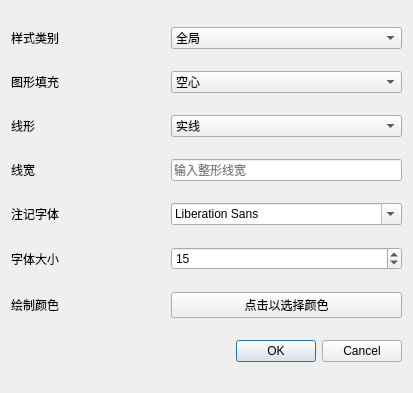
<?xml version="1.0" encoding="UTF-8"?>
<ui version="4.0">
 <class>penFormDialog</class>
 <widget class="QDialog" name="penFormDialog">
  <property name="geometry">
   <rect>
    <x>0</x>
    <y>0</y>
    <width>413</width>
    <height>393</height>
   </rect>
  </property>
  <property name="windowTitle">
   <string>样式编辑器</string>
  </property>
  <layout class="QGridLayout" name="gridLayout">
   <item row="16" column="0" colspan="3">
    <widget class="QDialogButtonBox" name="buttonBox">
     <property name="orientation">
      <enum>Qt::Horizontal</enum>
     </property>
     <property name="standardButtons">
      <set>QDialogButtonBox::Cancel|QDialogButtonBox::Ok</set>
     </property>
    </widget>
   </item>
   <item row="1" column="2">
    <widget class="QComboBox" name="comboBox">
     <item>
      <property name="text">
       <string>空心</string>
      </property>
      <property name="icon">
       <iconset resource="../../../Desktop/gisSystem/Source/icon/image.qrc">
        <normaloff>:/new/prefix1/NoBrush.png</normaloff>:/new/prefix1/NoBrush.png</iconset>
      </property>
     </item>
     <item>
      <property name="text">
       <string>实心</string>
      </property>
      <property name="icon">
       <iconset resource="../../../Desktop/gisSystem/Source/icon/image.qrc">
        <normaloff>:/new/prefix1/solid.png</normaloff>:/new/prefix1/solid.png</iconset>
      </property>
     </item>
     <item>
      <property name="text">
       <string>渐变1</string>
      </property>
      <property name="icon">
       <iconset resource="../../../Desktop/gisSystem/Source/icon/image.qrc">
        <normaloff>:/new/prefix1/Dense_1.png</normaloff>:/new/prefix1/Dense_1.png</iconset>
      </property>
     </item>
     <item>
      <property name="text">
       <string>渐变2</string>
      </property>
      <property name="icon">
       <iconset resource="../../../Desktop/gisSystem/Source/icon/image.qrc">
        <normaloff>:/new/prefix1/Dense_2.png</normaloff>:/new/prefix1/Dense_2.png</iconset>
      </property>
     </item>
     <item>
      <property name="text">
       <string>渐变3</string>
      </property>
      <property name="icon">
       <iconset resource="../../../Desktop/gisSystem/Source/icon/image.qrc">
        <normaloff>:/new/prefix1/Dense_3.png</normaloff>:/new/prefix1/Dense_3.png</iconset>
      </property>
     </item>
     <item>
      <property name="text">
       <string>渐变4</string>
      </property>
      <property name="icon">
       <iconset resource="../../../Desktop/gisSystem/Source/icon/image.qrc">
        <normaloff>:/new/prefix1/Dense_4.png</normaloff>:/new/prefix1/Dense_4.png</iconset>
      </property>
     </item>
     <item>
      <property name="text">
       <string>渐变5</string>
      </property>
      <property name="icon">
       <iconset resource="../../../Desktop/gisSystem/Source/icon/image.qrc">
        <normaloff>:/new/prefix1/Dense_5.png</normaloff>:/new/prefix1/Dense_5.png</iconset>
      </property>
     </item>
     <item>
      <property name="text">
       <string>渐变6</string>
      </property>
      <property name="icon">
       <iconset resource="../../../Desktop/gisSystem/Source/icon/image.qrc">
        <normaloff>:/new/prefix1/Dense_6.png</normaloff>:/new/prefix1/Dense_6.png</iconset>
      </property>
     </item>
     <item>
      <property name="text">
       <string>渐变7</string>
      </property>
      <property name="icon">
       <iconset resource="../../../Desktop/gisSystem/Source/icon/image.qrc">
        <normaloff>:/new/prefix1/Dense_7.png</normaloff>:/new/prefix1/Dense_7.png</iconset>
      </property>
     </item>
    </widget>
   </item>
   <item row="5" column="0">
    <widget class="QLabel" name="label_3">
     <property name="text">
      <string>注记字体</string>
     </property>
    </widget>
   </item>
   <item row="3" column="0">
    <widget class="QLabel" name="label_2">
     <property name="text">
      <string>线形</string>
     </property>
    </widget>
   </item>
   <item row="3" column="2">
    <widget class="QComboBox" name="comboBox_2">
     <item>
      <property name="text">
       <string>实线</string>
      </property>
      <property name="icon">
       <iconset resource="../../../Desktop/gisSystem/Source/icon/image.qrc">
        <normaloff>:/new/prefix1/实线.png</normaloff>:/new/prefix1/实线.png</iconset>
      </property>
     </item>
     <item>
      <property name="text">
       <string>虚线</string>
      </property>
      <property name="icon">
       <iconset resource="../../../Desktop/gisSystem/Source/icon/image.qrc">
        <normaloff>:/new/prefix1/虚线.png</normaloff>:/new/prefix1/虚线.png</iconset>
      </property>
     </item>
     <item>
      <property name="text">
       <string>点线</string>
      </property>
      <property name="icon">
       <iconset resource="../../../Desktop/gisSystem/Source/icon/image.qrc">
        <normaloff>:/new/prefix1/点线.png</normaloff>:/new/prefix1/点线.png</iconset>
      </property>
     </item>
     <item>
      <property name="text">
       <string>点虚线</string>
      </property>
      <property name="icon">
       <iconset resource="../../../Desktop/gisSystem/Source/icon/image.qrc">
        <normaloff>:/new/prefix1/点虚线.png</normaloff>:/new/prefix1/点虚线.png</iconset>
      </property>
     </item>
     <item>
      <property name="text">
       <string>两点虚线</string>
      </property>
      <property name="icon">
       <iconset resource="../../../Desktop/gisSystem/Source/icon/image.qrc">
        <normaloff>:/new/prefix1/两点虚线.png</normaloff>:/new/prefix1/两点虚线.png</iconset>
      </property>
     </item>
     <item>
      <property name="text">
       <string>传统虚线</string>
      </property>
      <property name="icon">
       <iconset resource="../../../Desktop/gisSystem/Source/icon/image.qrc">
        <normaloff>:/new/prefix1/传统虚线.png</normaloff>:/new/prefix1/传统虚线.png</iconset>
      </property>
     </item>
     <item>
      <property name="text">
       <string/>
      </property>
     </item>
    </widget>
   </item>
   <item row="1" column="0">
    <widget class="QLabel" name="label">
     <property name="text">
      <string>图形填充</string>
     </property>
    </widget>
   </item>
   <item row="5" column="2">
    <widget class="QFontComboBox" name="fontComboBox"/>
   </item>
   <item row="7" column="2">
    <widget class="QPushButton" name="pushButton">
     <property name="text">
      <string>点击以选择颜色</string>
     </property>
    </widget>
   </item>
   <item row="0" column="2">
    <widget class="QComboBox" name="comboBox_3">
     <item>
      <property name="text">
       <string>全局</string>
      </property>
     </item>
     <item>
      <property name="text">
       <string>框选</string>
      </property>
     </item>
    </widget>
   </item>
   <item row="7" column="0">
    <widget class="QLabel" name="label_4">
     <property name="text">
      <string>绘制颜色</string>
     </property>
    </widget>
   </item>
   <item row="6" column="2">
    <widget class="QSpinBox" name="spinBox">
     <property name="value">
      <number>15</number>
     </property>
    </widget>
   </item>
   <item row="4" column="0">
    <widget class="QLabel" name="label_5">
     <property name="text">
      <string>线宽</string>
     </property>
    </widget>
   </item>
   <item row="0" column="0">
    <widget class="QLabel" name="label_7">
     <property name="text">
      <string>样式类别</string>
     </property>
    </widget>
   </item>
   <item row="6" column="0">
    <widget class="QLabel" name="label_6">
     <property name="text">
      <string>字体大小</string>
     </property>
    </widget>
   </item>
   <item row="4" column="2">
    <widget class="QLineEdit" name="lineEdit">
     <property name="text">
      <string/>
     </property>
     <property name="placeholderText">
      <string>输入整形线宽</string>
     </property>
    </widget>
   </item>
   <item row="0" column="1">
    <spacer name="horizontalSpacer">
     <property name="orientation">
      <enum>Qt::Horizontal</enum>
     </property>
     <property name="sizeHint" stdset="0">
      <size>
       <width>40</width>
       <height>20</height>
      </size>
     </property>
    </spacer>
   </item>
  </layout>
 </widget>
 <resources>
  <include location="../../../Desktop/gisSystem/Source/icon/image.qrc"/>
 </resources>
 <connections>
  <connection>
   <sender>buttonBox</sender>
   <signal>accepted()</signal>
   <receiver>penFormDialog</receiver>
   <slot>accept()</slot>
   <hints>
    <hint type="sourcelabel">
     <x>248</x>
     <y>254</y>
    </hint>
    <hint type="destinationlabel">
     <x>157</x>
     <y>274</y>
    </hint>
   </hints>
  </connection>
  <connection>
   <sender>buttonBox</sender>
   <signal>rejected()</signal>
   <receiver>penFormDialog</receiver>
   <slot>reject()</slot>
   <hints>
    <hint type="sourcelabel">
     <x>316</x>
     <y>260</y>
    </hint>
    <hint type="destinationlabel">
     <x>286</x>
     <y>274</y>
    </hint>
   </hints>
  </connection>
 </connections>
</ui>
